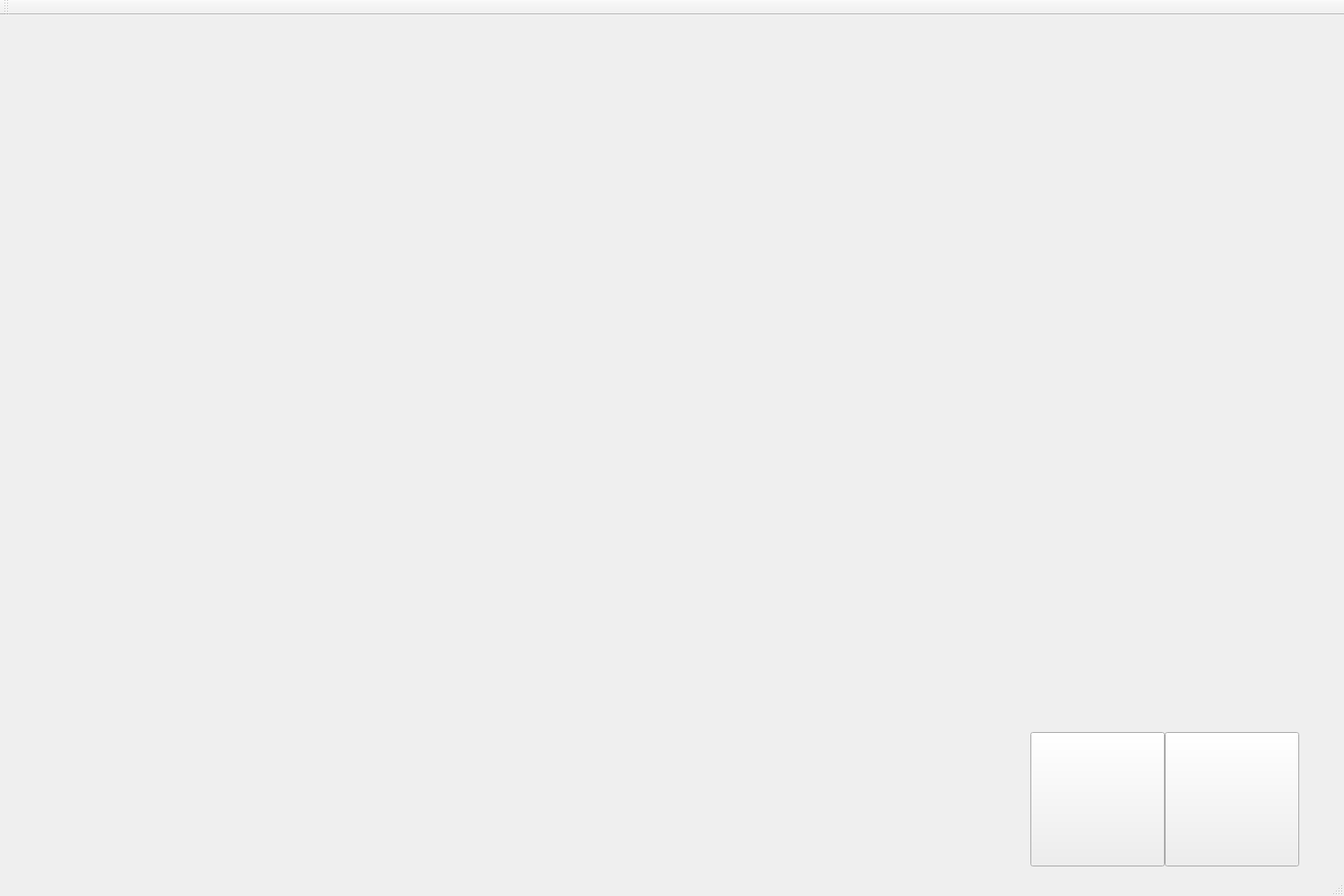
<?xml version="1.0" encoding="UTF-8"?>
<ui version="4.0">
 <class>MainWindow</class>
 <widget class="QMainWindow" name="MainWindow">
  <property name="geometry">
   <rect>
    <x>0</x>
    <y>0</y>
    <width>1500</width>
    <height>1000</height>
   </rect>
  </property>
  <property name="minimumSize">
   <size>
    <width>1500</width>
    <height>1000</height>
   </size>
  </property>
  <property name="maximumSize">
   <size>
    <width>1500</width>
    <height>1000</height>
   </size>
  </property>
  <property name="baseSize">
   <size>
    <width>1500</width>
    <height>1000</height>
   </size>
  </property>
  <property name="windowTitle">
   <string>MainWindow</string>
  </property>
  <widget class="QWidget" name="centralWidget">
   <widget class="QPushButton" name="pushButton">
    <property name="geometry">
     <rect>
      <x>1300</x>
      <y>800</y>
      <width>150</width>
      <height>150</height>
     </rect>
    </property>
    <property name="minimumSize">
     <size>
      <width>150</width>
      <height>150</height>
     </size>
    </property>
    <property name="maximumSize">
     <size>
      <width>150</width>
      <height>150</height>
     </size>
    </property>
    <property name="baseSize">
     <size>
      <width>150</width>
      <height>150</height>
     </size>
    </property>
    <property name="focusPolicy">
     <enum>Qt::NoFocus</enum>
    </property>
    <property name="contextMenuPolicy">
     <enum>Qt::DefaultContextMenu</enum>
    </property>
    <property name="text">
     <string/>
    </property>
    <property name="icon">
     <iconset resource="pic.qrc">
      <normaloff>:/pic/PIC/end.jpg</normaloff>:/pic/PIC/end.jpg</iconset>
    </property>
    <property name="iconSize">
     <size>
      <width>250</width>
      <height>250</height>
     </size>
    </property>
   </widget>
   <widget class="QLabel" name="scoreTitle">
    <property name="geometry">
     <rect>
      <x>1063</x>
      <y>40</y>
      <width>375</width>
      <height>100</height>
     </rect>
    </property>
    <property name="minimumSize">
     <size>
      <width>375</width>
      <height>100</height>
     </size>
    </property>
    <property name="maximumSize">
     <size>
      <width>375</width>
      <height>100</height>
     </size>
    </property>
    <property name="baseSize">
     <size>
      <width>375</width>
      <height>100</height>
     </size>
    </property>
    <property name="text">
     <string/>
    </property>
    <property name="pixmap">
     <pixmap resource="pic.qrc">:/pic/PIC/score.jpg</pixmap>
    </property>
   </widget>
   <widget class="QLabel" name="scoreText">
    <property name="geometry">
     <rect>
      <x>1063</x>
      <y>160</y>
      <width>375</width>
      <height>100</height>
     </rect>
    </property>
    <property name="minimumSize">
     <size>
      <width>375</width>
      <height>100</height>
     </size>
    </property>
    <property name="maximumSize">
     <size>
      <width>375</width>
      <height>100</height>
     </size>
    </property>
    <property name="baseSize">
     <size>
      <width>375</width>
      <height>100</height>
     </size>
    </property>
    <property name="font">
     <font>
      <family>Agency FB</family>
      <pointsize>36</pointsize>
     </font>
    </property>
    <property name="text">
     <string/>
    </property>
   </widget>
   <widget class="QPushButton" name="reset">
    <property name="geometry">
     <rect>
      <x>1150</x>
      <y>800</y>
      <width>150</width>
      <height>150</height>
     </rect>
    </property>
    <property name="minimumSize">
     <size>
      <width>150</width>
      <height>150</height>
     </size>
    </property>
    <property name="maximumSize">
     <size>
      <width>150</width>
      <height>150</height>
     </size>
    </property>
    <property name="baseSize">
     <size>
      <width>150</width>
      <height>150</height>
     </size>
    </property>
    <property name="text">
     <string/>
    </property>
    <property name="icon">
     <iconset resource="pic.qrc">
      <normaloff>:/pic/PIC/reset.jpg</normaloff>:/pic/PIC/reset.jpg</iconset>
    </property>
    <property name="iconSize">
     <size>
      <width>150</width>
      <height>150</height>
     </size>
    </property>
   </widget>
   <widget class="QLabel" name="steps">
    <property name="geometry">
     <rect>
      <x>1063</x>
      <y>280</y>
      <width>375</width>
      <height>100</height>
     </rect>
    </property>
    <property name="minimumSize">
     <size>
      <width>375</width>
      <height>100</height>
     </size>
    </property>
    <property name="maximumSize">
     <size>
      <width>375</width>
      <height>100</height>
     </size>
    </property>
    <property name="baseSize">
     <size>
      <width>375</width>
      <height>100</height>
     </size>
    </property>
    <property name="text">
     <string/>
    </property>
    <property name="pixmap">
     <pixmap resource="pic.qrc">:/pic/PIC/steps.jpg</pixmap>
    </property>
   </widget>
   <widget class="QLabel" name="stepsText">
    <property name="geometry">
     <rect>
      <x>1063</x>
      <y>400</y>
      <width>375</width>
      <height>100</height>
     </rect>
    </property>
    <property name="minimumSize">
     <size>
      <width>375</width>
      <height>100</height>
     </size>
    </property>
    <property name="maximumSize">
     <size>
      <width>375</width>
      <height>100</height>
     </size>
    </property>
    <property name="baseSize">
     <size>
      <width>375</width>
      <height>100</height>
     </size>
    </property>
    <property name="font">
     <font>
      <family>Agency FB</family>
      <pointsize>36</pointsize>
     </font>
    </property>
    <property name="text">
     <string/>
    </property>
   </widget>
   <widget class="QLabel" name="rule">
    <property name="geometry">
     <rect>
      <x>1063</x>
      <y>520</y>
      <width>375</width>
      <height>254</height>
     </rect>
    </property>
    <property name="minimumSize">
     <size>
      <width>375</width>
      <height>254</height>
     </size>
    </property>
    <property name="maximumSize">
     <size>
      <width>375</width>
      <height>254</height>
     </size>
    </property>
    <property name="baseSize">
     <size>
      <width>375</width>
      <height>254</height>
     </size>
    </property>
    <property name="text">
     <string/>
    </property>
    <property name="pixmap">
     <pixmap resource="pic.qrc">:/pic/PIC/rule.jpg</pixmap>
    </property>
   </widget>
  </widget>
  <widget class="QMenuBar" name="menuBar">
   <property name="geometry">
    <rect>
     <x>0</x>
     <y>0</y>
     <width>1500</width>
     <height>25</height>
    </rect>
   </property>
  </widget>
  <widget class="QToolBar" name="mainToolBar">
   <attribute name="toolBarArea">
    <enum>TopToolBarArea</enum>
   </attribute>
   <attribute name="toolBarBreak">
    <bool>false</bool>
   </attribute>
  </widget>
  <widget class="QStatusBar" name="statusBar"/>
 </widget>
 <layoutdefault spacing="6" margin="11"/>
 <resources>
  <include location="pic.qrc"/>
 </resources>
 <connections/>
</ui>
